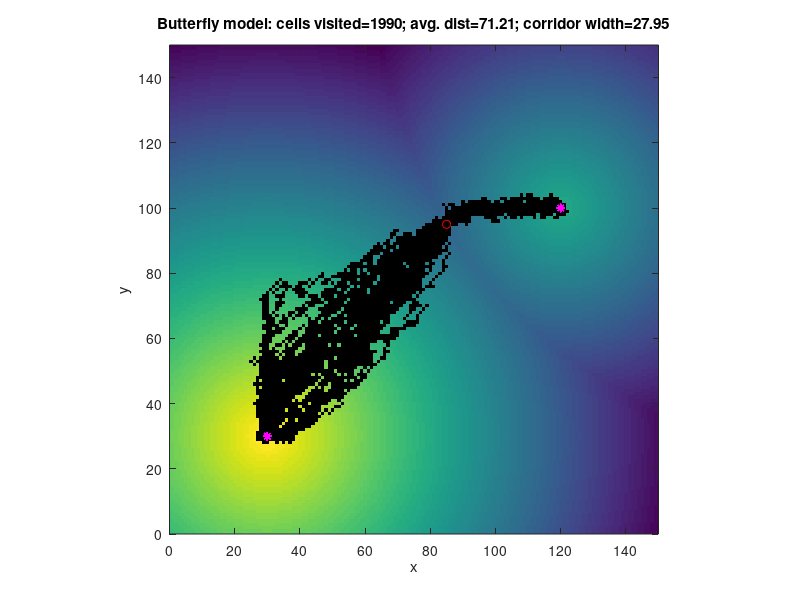

MATLAB code for this plot:
function temple_abm_butterfly_corridor_width
%TEMPLE_ABM_BUTTERFLY_CORRIDOR_WIDTH
%   Random walk in 2d over a background map. This example
%   models the motion of butterflies. In each step, the
%   butterfly executes one of two possible actions: with
%   probability q, it move to the adjacent cell with the
%   highest elevation; otherwise (with probability 1-q),
%   it moves to a randomly selected adjacent cell.
%   This example is taken from the book
%   [Railsback, Grimm, Agent-based and Individual-based
%   Modeling: A Practical Introduction, Princeton Univ.
%   Press, 2011].
%   This code computes the paths of 50 butterflies and
%   outputs the total number of patches visited (by any
%   butterfly) and the mean path length. The corridor
%   width is then the ratio of those two values.
%   [note: whether this is a good "definition" of
%   corridor width is debatable.]
%
% 02/2016 by Benjamin Seibold
%            http://www.math.temple.edu/~seibold/

% Parameters
N = 50; % number of butterflies
q = .4; % probability to move to neighbor cell with highest elevation
f = @(x,y) max(100-sqrt((x-30).^2+(y-30).^2),... % elevation function,
    50-sqrt((x-120).^2+(y-100).^2)); % consisting of two conical humps
ax = [0 150 0 150]; % domain for plotting
x0 = [85,95]; % initial position of butterfly

% Initialization
px = ax(1):ax(2); % x-vector for plotting of elevation
py = ax(3):ax(4); % y-vector for plotting of elevation
[PX,PY] = meshgrid(px,py); % generate 2d data for plotting
F = f(PX,PY); % elevation data
V = false(size(PX)); % 2d array which cells have been visited
xf = zeros(N,2); % array for final positions of butterflies
rx = [-1;-1;-1;0;0;1;1;1]; % x-coordinate of neighbor cells of origin
ry = [-1;0;1;-1;1;-1;0;1]; % y-coordinate of neighbor cells of origin

% Simulation of random walks
for i = 1:N % loop over number of butterflies
    x = x0; % set initial position
    while 1 % loop over steps
        % Nearby elevation and stopping criterion
        nf = f(x(1)+rx,x(2)+ry); % elevation of neighboring cells
        [val,ind] = max(nf); % value and index with highest elevation
        if val<f(x(1),x(2)) % if current cell is higher than all
            break % neighboring cell (hill top), stop random walk
        end
        if rand<1-q % with probability 1-q,
            ind = randi(8); % choose random index for neighbor cell
        end % (otherwise, the highest elevation had been chosen before)
        x = x+[rx(ind),ry(ind)]; % take step to neighbor cell
        V(ax(1)+1+x(2),ax(3)+1+x(1)) = true; % activate current cell
    end
    xf(i,:) = x; % store final position
end

% Compute quantities of interest
nr_visited_cells = nnz(V); % number of cells visited by any butterfly
dist = sqrt(sum((xf-ones(N,1)*x0).^2,2)); % vector of all distances
avg_dist = mean(dist); % average distances traveled
corridor_width = nr_visited_cells/avg_dist; % width of corridor

% Plotting
F(V) = nan; % set visited patches in elevation map to nan
clf
imagesc(px,py,F) % plot elevation as color map (with visited patches)
hold on
plot(x0(1),x0(2),'ro') % starting position
plot(xf(:,1),xf(:,2),'m*') % final positions
hold off
axis equal xy, axis(ax)
xlabel('x'), ylabel('y') % axis labels
title(sprintf(['Butterfly model: cells visited=%d; avg. dist=%0.2f; ',...
    'corridor width=%0.2f'],nr_visited_cells,avg_dist,corridor_width))
